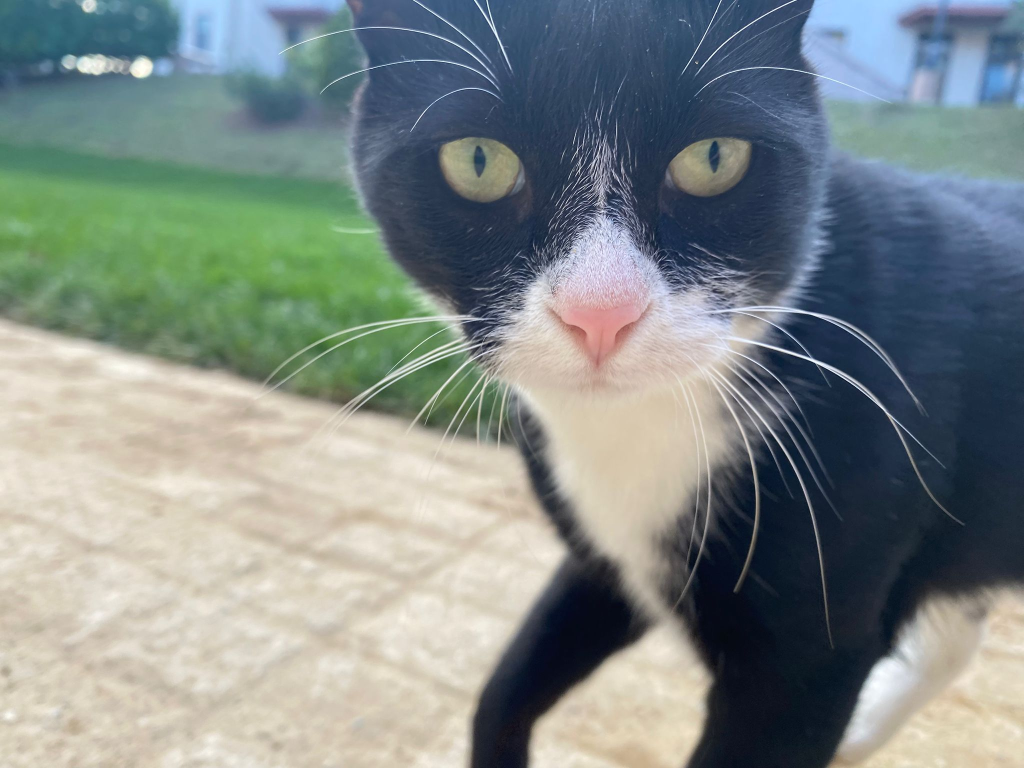
#> input picture Unaltered Code/exa_sdr_codes-20261101/cat.jpeg, 2048 x 1536 px (shown at 1/2 size)
$ python exa_sdr_rx_image.py
#> lines starting #> are read from the running program, lines starting #| are printed output that depends on the picture
# ============== PLUTO RECEIVER SCRIPT (exa_sdr_rx_image.py) ==============
# Receives the image transmitted by exa_sdr_tx_image.py with an ADALM-Pluto SDR.
#
# Receiver chain:
#   1. timing   : cross-correlate with the known preamble to find the packet
#   2. CFO      : estimate and correct the carrier frequency offset
#   3. channel  : estimate the channel from the preamble, equalize (one tap)
#   4. tracking : correct the residual phase of each symbol using the pilots
#   5. decode   : demodulate, rebuild the image, compute BER, SNR, throughput
#
# Run the transmitter first, then this script.

# PlutoSDR in Python: https://pysdr.org/content/pluto.html


import time
import numpy as np
from PIL import Image
from scipy import signal
from scipy.spatial import cKDTree
import matplotlib.pyplot as plt
import adi


def connect_pluto_rx():
    """
    Connect to the Pluto. Set its address in the adi.Pluto("...") line below:
    the usb:... address shown by `iio_info -S usb`, or "ip:192.168.2.1".
    """
    try:
        print("Connecting to PlutoSDR via USB (usb:0.3.5)...")
        dev = adi.Pluto("usb:0.3.5")
        _ = dev.sample_rate  # sanity check
        print("Connected to PlutoSDR via USB")
        return dev
    except Exception as e:
        raise RuntimeError(
            "USB connection to PlutoSDR failed. "
            "Check the address in adi.Pluto(...) with `iio_info -S usb`."
        ) from e


# [163 lines left out: function run_visualization_and_analysis, not called in this run]


# ========================================================================
#  1. RECEIVER PARAMETERS (MUST MATCH TRANSMITTER)
# ========================================================================
#  This section defines all key parameters for the receiver. These MUST be
#  identical to the parameters in exa_sdr_tx_image.py for the receiver to
#  be able to decode the signal correctly.

# -- OFDM and Modulation --
mod_method = "BPSK"      # Modulation scheme (must match transmitter).
n_fft = 64               # FFT size (number of subcarriers).
n_cpe = 32               # Cyclic Prefix length (Guard Interval).
pilot_spacing = 4        # Spacing of pilot tones for channel tracking.
pilot_val = 1 + 1j       # The known complex value of the pilots.

# -- SDR and Channel Parameters --
carrier_freq = 2.4e9     # Carrier frequency (must be tuned to the same frequency as the transmitter).
subcarrier_spacing = 15e3  # Subcarrier spacing in Hz.
sampling_rate = n_fft * subcarrier_spacing  # The baseband sampling rate of the system.
receive_gain = 35        # Receiver gain in dB. This is a critical parameter to tune for the specific environment.
phase_slope_tracking = False  # Pilot phase correction per symbol:
                              #   False: one common phase (residual CFO)
                              #   True : common phase + phase slope across
                              #          subcarriers (sampling-clock drift)

# -- Helper Variables --
mod_methods = ["BPSK", "QPSK", "8PSK", "16QAM", "32QAM", "64QAM"]
# 'mod_order' is the number of bits per symbol (e.g., BPSK -> 1).
if mod_method not in mod_methods:
    raise ValueError(f"Unsupported modulation '{mod_method}'")
mod_order = mod_methods.index(mod_method) + 1

# ========================================================================
#  2. GENERATE LOCAL COPIES (Resized Image)
# ========================================================================
#  The receiver needs to generate its own ideal copies of the transmitted
#  signal components. These are used for synchronization (finding the
#  preamble), calculating the Bit Error Rate (comparing against the original
#  data), and for plotting reference signals.

# -- Generate Local Preamble --
L = n_fft // 2  # Length of one half of the Schmidl & Cox preamble.
rng = np.random.default_rng(seed=0)  # Use a fixed seed to ensure the random preamble matches the transmitter's.
p_time_half = (rng.standard_normal(L) + 1j * rng.standard_normal(L)).astype(np.complex64)

# -- Generate Local Original Data from Resized Image --
im_full = np.array(Image.open("cat.jpeg"))  # Load the original high-resolution image.
#> im_full is the input picture: shape (1536, 2048, 3); mean R, G, B 127.5, 137.2, 135.1
im = np.array(Image.fromarray(im_full).resize((70, 70), resample=Image.BICUBIC))  # Resize to the EXACT same 70x70 pixels as the transmitter.
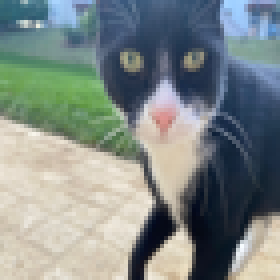
#> im: shape (70, 70, 3) (shown 4 times larger); mean R, G, B 127.5, 137.2, 135.1

im_bin = np.unpackbits(im.astype(np.uint8).ravel(), bitorder="big").astype(np.uint8)
sym_rem = (mod_order - (len(im_bin) % mod_order)) % mod_order
#> sym_rem = 0

# -- Generate Symbol Book and Finalize Preamble --
if mod_order == 1:
    symbol_book = np.exp(1j * 2 * np.pi * np.arange(2) / 2).astype(np.complex64)
elif mod_order == 2:
    symbol_book = np.exp(1j * (2 * np.pi * np.arange(4) / 4 + np.pi / 4)).astype(np.complex64)
else:
    raise ValueError("This receiver script implements BPSK and QPSK only.")

# Finalize the preamble using the symbol book's average power for normalization.
p_time_half = p_time_half / np.std(p_time_half) * np.mean(np.abs(symbol_book))
preamble_ofdm = np.concatenate([p_time_half, p_time_half]).astype(np.complex64)  # Time-domain preamble for correlation.
preamble_seq = np.fft.fft(preamble_ofdm, n_fft).astype(np.complex64)  # Frequency-domain preamble for channel estimation.
preamble_cpe_ref = np.concatenate([preamble_ofdm[-n_cpe:], preamble_ofdm]).astype(np.complex64)  # Preamble with CP for reference plotting.

# -- Calculate Packet Length and Generate Ideal Transmitted Signal --
# This logic MUST perfectly mirror the transmitter's logic to correctly
# calculate the total packet length for data extraction.
pilot_locs_1b = np.arange(1, n_fft + 1, pilot_spacing)
data_locs_1b = np.setdiff1d(np.arange(1, n_fft + 1), pilot_locs_1b)
num_data_carriers = len(data_locs_1b)

num_bits = len(im_bin) + sym_rem
#> num_bits = 117600
num_syms = num_bits // mod_order
#> num_syms = 117600
data_padding_len = (num_data_carriers - (num_syms % num_data_carriers)) % num_data_carriers
#> data_padding_len = 0
num_ofdm_data_symbols = (num_syms + data_padding_len) // num_data_carriers
#> num_ofdm_data_symbols = 2450
packet_length = (n_fft + n_cpe) * (1 + num_ofdm_data_symbols)
#> packet_length = 235296

# Generate a local, perfect copy of the transmitted data symbols for reference plots.
im_bin_padded = np.concatenate([im_bin, np.zeros(sym_rem, dtype=np.uint8)]) if sym_rem > 0 else im_bin
cons_data = im_bin_padded.reshape(-1, mod_order)
weights = (2 ** np.arange(mod_order - 1, -1, -1)).astype(np.uint32)
cons_sym_id = (cons_data * weights).sum(axis=1).astype(np.int32)
X = symbol_book[cons_sym_id].astype(np.complex64)

X_padded_data = np.concatenate([X, np.zeros(data_padding_len, dtype=np.complex64)]) if data_padding_len > 0 else X
X_data_blocks_ref = X_padded_data.reshape(-1, num_data_carriers).T  # [num_data_carriers, num_symbols]
X_blocks_ref = np.zeros((n_fft, num_ofdm_data_symbols), dtype=np.complex64)

# Convert 1-based locs to 0-based indices for Python arrays
pilot_locs = pilot_locs_1b - 1
data_locs = data_locs_1b - 1

X_blocks_ref[data_locs, :] = X_data_blocks_ref
X_blocks_ref[pilot_locs, :] = np.complex64(pilot_val)
x_ref = np.fft.ifft(X_blocks_ref, n=n_fft, axis=0).astype(np.complex64)
X_cpe_ref = np.vstack([x_ref[-n_cpe:, :], x_ref]).astype(np.complex64)

# ========================================================================
#  3. REAL-TIME RECEPTION AND PROCESSING
# ========================================================================
# -- Configure the PlutoSDR Receiver --
#> (the run stopped early here; a loop or call above may not have finished)
